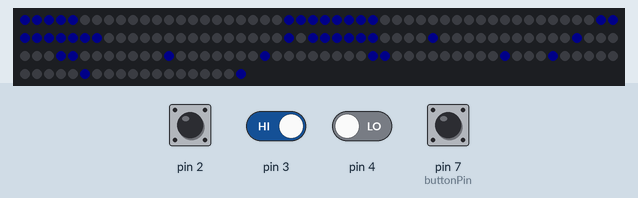
Recording of a sketch running on a simulated Arduino Uno, built with avr-gcc and run on an emulated ATmega328P. On the bench: 169 RGB LEDs in strip order, left to right, continuing on the next row. Wiring (inferred from the names in the program): WS2812 LEDs: data pin 8. Inputs (shaded band) come from the test bench; at power-on: pin 2, pin 3, pin 7 (buttonPin) HIGH, pin 4 LOW. Dim RGB values are drawn brighter than linear; what the sketch prints to the serial monitor is not drawn.

Above: at 1.2 s.
1.3 s: pin 3 driven LOW
2.8 s: pin 3 driven HIGH
4.3 s: pin 2 pulled LOW for 0.15 s
Timing chart, 0 to 7.3 s (numbered marks = the images above; inputs shaded):
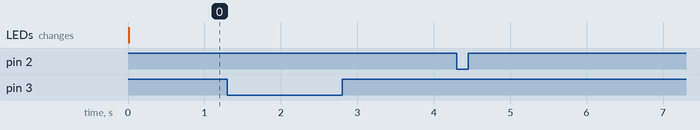

The sketch:

Led_matrix_ori_rotary_encoder.ino
```cpp
//VARIABLES AND DEFINES HERE - NEEDED BY THE WS2812 DRIVER CODE
#define WS2812_pin 8 // only digital pin 8 works right now
#define numberOfLEDs 169// total number of RGB LEDs
#define buttonPin 7
byte RGB[507];//take your number of LEDs and multiply by 3
bool buttonState = 0;         // current state of the button
bool lastButtonState = 0;

//rotary init
int counter=0;
String dir="";
unsigned long last_run=0;
/////////

// FUNCTIONS HERE
void RGB_update(int LED, byte RED, byte GREEN, byte BLUE);//function to drive LEDs

void mapLEDXY(int y, int x, byte RED, byte  GREEN, byte BLUE) {
  int RGBlocation = 0;

  if (y % 2 == 0) { //even column
    RGBlocation = x + y * 13;

  } else { //odd column
    RGBlocation = 12 - x + y * 13;
  }

  RGB[RGBlocation * 3] = BLUE;
  RGB[RGBlocation * 3 + 1] = RED;
  RGB[RGBlocation * 3 + 2] = GREEN;
}
void clearLEDs() {
  memset(RGB, 0, sizeof(RGB));
}

// rotary shaft_move function
void shaft_moved(){
  if (millis()-last_run>5){
    if (digitalRead(4)==1){
      counter--;
      dir="CCW";
      }
    if (digitalRead(4)==0){
      counter++;
      dir="CW";}
    last_run=millis();
  }
}

void reset_to_0(){
  counter=0;
}
//////

void setup() {
  pinMode(WS2812_pin, OUTPUT);
  pinMode(buttonPin, INPUT_PULLUP);
  randomSeed(analogRead(0));
  clearLEDs();
  RGB_update(-1, 0, 0, 0);

  //rotary setup
  Serial.begin(9600);
  attachInterrupt(digitalPinToInterrupt(3), shaft_moved, LOW);
  attachInterrupt(digitalPinToInterrupt(2), reset_to_0, FALLING);
  pinMode(2,INPUT_PULLUP);
  pinMode(4,INPUT);
  ////

}//setup


void loop() {

// rotary print info
  Serial.print("counter : ");
  Serial.print(counter);
  Serial.print(" direction : ");
  Serial.println(dir);
//////

  mapLEDXY(0,0,0,0,10);mapLEDXY(1,1,0,0,10);mapLEDXY(1,12,0,0,10);mapLEDXY(2,2,0,0,10);mapLEDXY(2,12,0,0,10);mapLEDXY(3,3,0,0,10);mapLEDXY(3,12,0,0,10);mapLEDXY(4,4,0,0,10);mapLEDXY(4,12,0,0,10);mapLEDXY(5,5,0,0,10);mapLEDXY(5,12,0,0,10);mapLEDXY(6,6,0,0,10);mapLEDXY(6,11,0,0,10);mapLEDXY(6,12,0,0,10);mapLEDXY(7,7,0,0,10);mapLEDXY(7,9,0,0,10);mapLEDXY(7,10,0,0,10);mapLEDXY(7,11,0,0,10);mapLEDXY(7,12,0,0,10);mapLEDXY(8,8,0,0,10);mapLEDXY(8,9,0,0,10);mapLEDXY(8,10,0,0,10);mapLEDXY(8,11,0,0,10);mapLEDXY(8,12,0,0,10);mapLEDXY(9,9,0,0,10);mapLEDXY(9,10,0,0,10);mapLEDXY(9,11,0,0,10);mapLEDXY(9,12,0,0,10);mapLEDXY(10,9,0,0,10);mapLEDXY(10,10,0,0,10);mapLEDXY(10,11,0,0,10);mapLEDXY(10,12,0,0,10);mapLEDXY(11,9,0,0,10);mapLEDXY(11,10,0,0,10);mapLEDXY(11,11,0,0,10);mapLEDXY(11,12,0,0,10);mapLEDXY(12,8,0,0,10);mapLEDXY(12,9,0,0,10);mapLEDXY(12,10,0,0,10);mapLEDXY(12,11,0,0,10);mapLEDXY(12,12,0,0,10);
  static unsigned long timer = 0;
  unsigned long interval = 50;  // check switch 20 times per second
   if (millis() - timer >= interval)
   {
      timer = millis();
      // read the pushbutton input pin:
      buttonState = digitalRead(buttonPin);
      // compare the new buttonState to its previous state
      if (buttonState != lastButtonState)
      {
         if (buttonState == LOW)
         {
            // if the current state is LOW then the button
            // went from off to on:
            //digitalWrite(ledPin, !digitalRead(ledPin)); // toggle the output
            mapLEDXY(0,0,0,0,10);mapLEDXY(1,1,0,0,10);mapLEDXY(1,12,0,0,10);mapLEDXY(2,2,0,0,10);mapLEDXY(2,12,0,0,10);mapLEDXY(3,3,0,0,10);mapLEDXY(3,12,0,0,10);mapLEDXY(4,4,0,0,10);mapLEDXY(4,12,0,0,10);mapLEDXY(5,5,0,0,10);mapLEDXY(5,12,0,0,10);mapLEDXY(6,6,0,0,10);mapLEDXY(6,11,0,0,10);mapLEDXY(6,12,0,0,10);mapLEDXY(7,7,0,0,10);mapLEDXY(7,9,0,0,10);mapLEDXY(7,10,0,0,10);mapLEDXY(7,11,0,0,10);mapLEDXY(7,12,0,0,10);mapLEDXY(8,8,0,0,10);mapLEDXY(8,9,0,0,10);mapLEDXY(8,10,0,0,10);mapLEDXY(8,11,0,0,10);mapLEDXY(8,12,0,0,10);mapLEDXY(9,9,0,0,10);mapLEDXY(9,10,0,0,10);mapLEDXY(9,11,0,0,10);mapLEDXY(9,12,0,0,10);mapLEDXY(10,9,0,0,10);mapLEDXY(10,10,0,0,10);mapLEDXY(10,11,0,0,10);mapLEDXY(10,12,0,0,10);mapLEDXY(11,9,0,0,10);mapLEDXY(11,10,0,0,10);mapLEDXY(11,11,0,0,10);mapLEDXY(11,12,0,0,10);mapLEDXY(12,8,0,0,10);mapLEDXY(12,9,0,0,10);mapLEDXY(12,10,0,0,10);mapLEDXY(12,11,0,0,10);mapLEDXY(12,12,0,0,10);
         }
      }
      // save the current state as the last state,
      //for next time through the loop
      lastButtonState = buttonState;
   }
 // if (digitalRead(BUTTON_PIN) == LOW) {
 // }
 // else {
  //  //digitalWrite(LED_PIN, LOW);
  //  clearLEDs();
 // }

  RGB_update(-1, 0, 0, 0);
  //delay(1000);
  //clearLEDs();
  //RGB_update(-1, 0, 0, 0);
  //delay(1000);

}//loop

void RFI(){

}


//WS2812 Driver Function
void RGB_update(int LED, byte RED, byte GREEN, byte BLUE) {
  // LED is the LED number starting with 0
  // RED, GREEN, BLUE is the brightness 0..255 setpoint for that LED
  byte ExistingPort, WS2812pinHIGH;//local variables here to speed up pinWrites

  if (LED >= 0) { //map the REG GREEN BLUE Values into the RGB[] array
    RGB[LED * 3] = GREEN;
    RGB[LED * 3 + 1] = RED;
    RGB[LED * 3 + 2] = BLUE;
  }

  noInterrupts();//kill the interrupts while we send the bit stream out...
  ExistingPort = PORTB; // save the status of the entire PORT B - let's us write to the entire port without messing up the other pins on that port
  WS2812pinHIGH = PORTB | 1; //this gives us a byte we can use to set the whole PORTB with the WS2812 pin HIGH
  int bitStream = numberOfLEDs * 3;//total bytes in the LED string

  //This for loop runs through all of the bits (8 at a time) to set the WS2812 pin ON/OFF times
  for (int i = bitStream - 1; i >= 0; i--) {

    PORTB = WS2812pinHIGH;//bit 7  first, set the pin HIGH - it always goes high regardless of a 0/1

    //here's the tricky part, check if the bit in the byte is high/low then right that status to the pin
    // (RGB[i] & B10000000) will strip away the other bits in RGB[i], so here we'll be left with B10000000 or B00000000
    // then it's easy to check if the bit is high or low by AND'ing that with the bit mask ""&& B10000000)"" this gives 1 or 0
    // if it's a 1, we'll OR that with the Existing port, thus keeping the pin HIGH, if 0 the pin is written LOW
    PORTB = ((RGB[i] & B10000000) && B10000000) | ExistingPort;
    __asm__("nop\n\t""nop\n\t""nop\n\t""nop\n\t""nop\n\t");//these are NOPS - these let us delay clock cycles for more precise timing
    PORTB = ExistingPort;//okay, here we know we have to be LOW regardless of the 0/1 bit state
    __asm__("nop\n\t""nop\n\t""nop\n\t""nop\n\t""nop\n\t""nop\n\t""nop\n\t");//minimum LOW time for pin regardless of 0/1 bit state

    // then do it again for the next bit and so on... see the last bit though for a slight change

    PORTB = WS2812pinHIGH;//bit 6
    PORTB = ((RGB[i] & B01000000) && B01000000) | ExistingPort;
    __asm__("nop\n\t""nop\n\t""nop\n\t""nop\n\t""nop\n\t");
    PORTB = ExistingPort;
    __asm__("nop\n\t""nop\n\t""nop\n\t""nop\n\t""nop\n\t""nop\n\t""nop\n\t");

    PORTB = WS2812pinHIGH;//bit 5
    PORTB = ((RGB[i] & B00100000) && B00100000) | ExistingPort;
    __asm__("nop\n\t""nop\n\t""nop\n\t""nop\n\t""nop\n\t");
    PORTB = ExistingPort;
    __asm__("nop\n\t""nop\n\t""nop\n\t""nop\n\t""nop\n\t""nop\n\t""nop\n\t");

    PORTB = WS2812pinHIGH;//bit 4
    PORTB = ((RGB[i] & B00010000) && B00010000) | ExistingPort;
    __asm__("nop\n\t""nop\n\t""nop\n\t""nop\n\t""nop\n\t");
    PORTB = ExistingPort;
    __asm__("nop\n\t""nop\n\t""nop\n\t""nop\n\t""nop\n\t""nop\n\t""nop\n\t");

    PORTB = WS2812pinHIGH;//bit 3
    PORTB = ((RGB[i] & B00001000) && B00001000) | ExistingPort;
    __asm__("nop\n\t""nop\n\t""nop\n\t""nop\n\t""nop\n\t");
    PORTB = ExistingPort;
    __asm__("nop\n\t""nop\n\t""nop\n\t""nop\n\t""nop\n\t""nop\n\t""nop\n\t");

    PORTB = WS2812pinHIGH;//bit 2
    PORTB = ((RGB[i] & B00000100) && B00000100) | ExistingPort;
    __asm__("nop\n\t""nop\n\t""nop\n\t""nop\n\t""nop\n\t");
    PORTB = ExistingPort;
    __asm__("nop\n\t""nop\n\t""nop\n\t""nop\n\t""nop\n\t""nop\n\t""nop\n\t");

    PORTB = WS2812pinHIGH;//bit 1
    PORTB = ((RGB[i] & B00000010) && B00000010) | ExistingPort;
    __asm__("nop\n\t""nop\n\t""nop\n\t""nop\n\t""nop\n\t");
    PORTB = ExistingPort;
    __asm__("nop\n\t""nop\n\t""nop\n\t""nop\n\t""nop\n\t""nop\n\t""nop\n\t");

    PORTB = WS2812pinHIGH;//bit 0
    __asm__("nop\n\t");//on this last bit, the check is much faster, so had to add a NOP here
    PORTB = ((RGB[i] & B00000001) && B00000001) | ExistingPort;
    __asm__("nop\n\t""nop\n\t""nop\n\t""nop\n\t""nop\n\t");
    PORTB = ExistingPort;//note there are no NOPs after writing the pin LOW, this is because the FOR Loop uses clock cycles that we can use instead of the NOPS
  }//for loop


  interrupts();//enable the interrupts

  // all done!
}//void RGB_update
```

Measured:
- after the input at 1.3 s, every drawn part: stays the same
- after the input at 2.8 s, every drawn part: stays the same
- after the input at 4.3 s, every drawn part: stays the same
